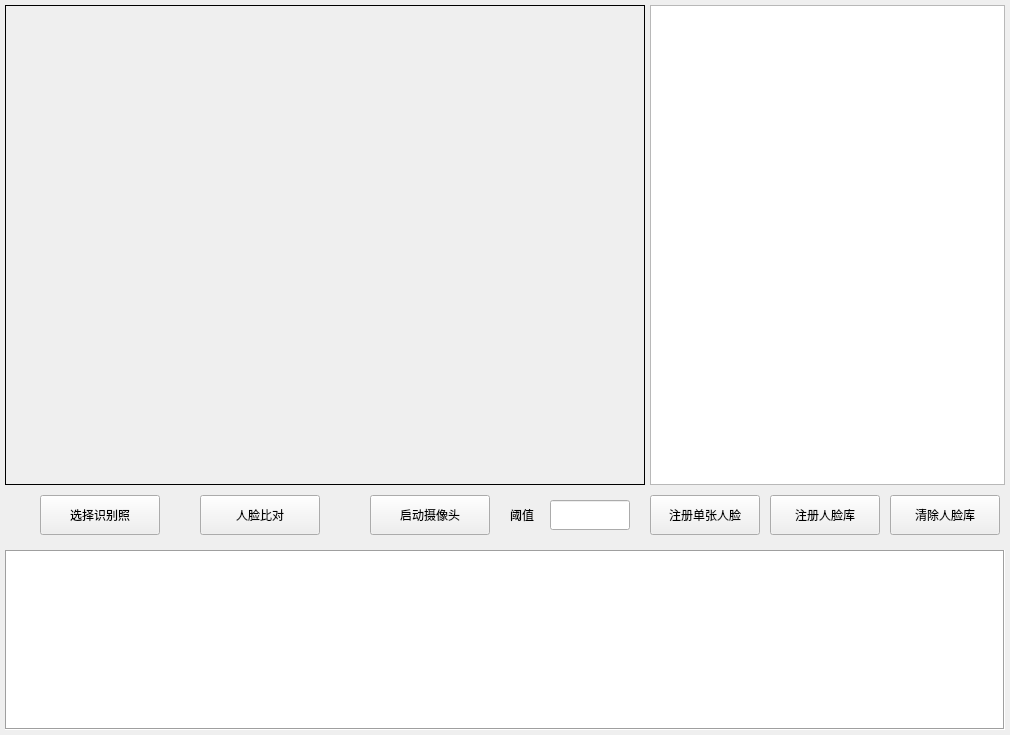
<?xml version="1.0" encoding="UTF-8"?>
<ui version="4.0">
 <class>ArcFaceDetectionClass</class>
 <widget class="QMainWindow" name="ArcFaceDetectionClass">
  <property name="geometry">
   <rect>
    <x>0</x>
    <y>0</y>
    <width>1010</width>
    <height>735</height>
   </rect>
  </property>
  <property name="font">
   <font>
    <weight>50</weight>
    <bold>false</bold>
   </font>
  </property>
  <property name="windowTitle">
   <string>ArcFaceDemo 3.0</string>
  </property>
  <widget class="QWidget" name="centralWidget">
   <widget class="QLabel" name="labelPreview">
    <property name="enabled">
     <bool>true</bool>
    </property>
    <property name="geometry">
     <rect>
      <x>5</x>
      <y>5</y>
      <width>640</width>
      <height>480</height>
     </rect>
    </property>
    <property name="frameShape">
     <enum>QFrame::Box</enum>
    </property>
    <property name="lineWidth">
     <number>1</number>
    </property>
    <property name="midLineWidth">
     <number>0</number>
    </property>
    <property name="text">
     <string/>
    </property>
   </widget>
   <widget class="QPushButton" name="btnOperationCamera">
    <property name="geometry">
     <rect>
      <x>370</x>
      <y>495</y>
      <width>120</width>
      <height>40</height>
     </rect>
    </property>
    <property name="text">
     <string>启动摄像头</string>
    </property>
   </widget>
   <widget class="QListWidget" name="registerListWidget">
    <property name="geometry">
     <rect>
      <x>650</x>
      <y>5</y>
      <width>355</width>
      <height>480</height>
     </rect>
    </property>
    <property name="lineWidth">
     <number>1</number>
    </property>
   </widget>
   <widget class="QPushButton" name="btnRegister">
    <property name="geometry">
     <rect>
      <x>770</x>
      <y>495</y>
      <width>110</width>
      <height>40</height>
     </rect>
    </property>
    <property name="text">
     <string>注册人脸库</string>
    </property>
   </widget>
   <widget class="QPushButton" name="btnSelectImage">
    <property name="geometry">
     <rect>
      <x>40</x>
      <y>495</y>
      <width>120</width>
      <height>40</height>
     </rect>
    </property>
    <property name="text">
     <string>选择识别照</string>
    </property>
   </widget>
   <widget class="QTextEdit" name="editOutLog">
    <property name="geometry">
     <rect>
      <x>5</x>
      <y>550</y>
      <width>1000</width>
      <height>180</height>
     </rect>
    </property>
    <property name="frameShape">
     <enum>QFrame::Box</enum>
    </property>
    <property name="lineWidth">
     <number>1</number>
    </property>
    <property name="lineWrapColumnOrWidth">
     <number>0</number>
    </property>
    <property name="cursorWidth">
     <number>2</number>
    </property>
   </widget>
   <widget class="QPushButton" name="btnClear">
    <property name="geometry">
     <rect>
      <x>890</x>
      <y>495</y>
      <width>110</width>
      <height>40</height>
     </rect>
    </property>
    <property name="text">
     <string>清除人脸库</string>
    </property>
   </widget>
   <widget class="QPushButton" name="btnFaceCompare">
    <property name="geometry">
     <rect>
      <x>200</x>
      <y>495</y>
      <width>120</width>
      <height>40</height>
     </rect>
    </property>
    <property name="text">
     <string>人脸比对</string>
    </property>
   </widget>
   <widget class="QLabel" name="label">
    <property name="geometry">
     <rect>
      <x>510</x>
      <y>505</y>
      <width>40</width>
      <height>20</height>
     </rect>
    </property>
    <property name="text">
     <string>阈值</string>
    </property>
   </widget>
   <widget class="QLineEdit" name="editThreshold">
    <property name="geometry">
     <rect>
      <x>550</x>
      <y>500</y>
      <width>80</width>
      <height>30</height>
     </rect>
    </property>
   </widget>
   <widget class="QPushButton" name="btnOneRegister">
    <property name="geometry">
     <rect>
      <x>650</x>
      <y>495</y>
      <width>110</width>
      <height>40</height>
     </rect>
    </property>
    <property name="text">
     <string>注册单张人脸</string>
    </property>
   </widget>
  </widget>
  <widget class="QMenuBar" name="menuBar">
   <property name="geometry">
    <rect>
     <x>0</x>
     <y>0</y>
     <width>1010</width>
     <height>31</height>
    </rect>
   </property>
  </widget>
  <action name="actionjihuo">
   <property name="text">
    <string>激活</string>
   </property>
  </action>
  <action name="actionpeizhi">
   <property name="text">
    <string>peizhi</string>
   </property>
  </action>
 </widget>
 <layoutdefault spacing="6" margin="11"/>
 <resources/>
 <connections/>
</ui>
